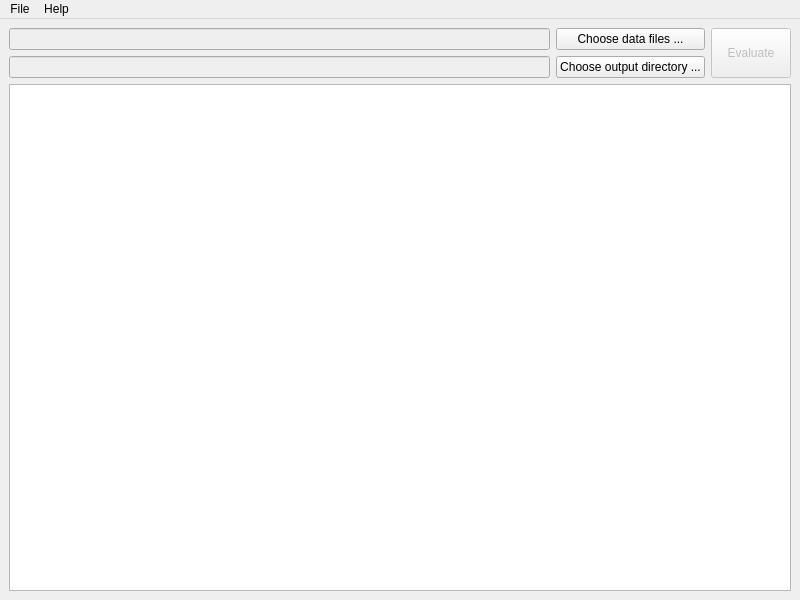
<?xml version="1.0" encoding="UTF-8"?>
<ui version="4.0">
 <class>MainWindow</class>
 <widget class="QMainWindow" name="MainWindow">
  <property name="geometry">
   <rect>
    <x>0</x>
    <y>0</y>
    <width>800</width>
    <height>600</height>
   </rect>
  </property>
  <property name="windowTitle">
   <string>Adicht data evaluation</string>
  </property>
  <widget class="QWidget" name="centralwidget">
   <layout class="QGridLayout" name="gridLayout">
    <item row="0" column="0">
     <widget class="QLineEdit" name="files_line_edit">
      <property name="enabled">
       <bool>false</bool>
      </property>
     </widget>
    </item>
    <item row="0" column="1">
     <widget class="QPushButton" name="choose_files_button">
      <property name="text">
       <string>Choose data files ...</string>
      </property>
     </widget>
    </item>
    <item row="1" column="0">
     <widget class="QLineEdit" name="output_directory_edit">
      <property name="enabled">
       <bool>false</bool>
      </property>
     </widget>
    </item>
    <item row="1" column="1">
     <widget class="QPushButton" name="choose_output_directory_button">
      <property name="text">
       <string>Choose output directory ...</string>
      </property>
     </widget>
    </item>
    <item row="2" column="0" colspan="3">
     <widget class="QTextBrowser" name="log_output"/>
    </item>
    <item row="0" column="2" rowspan="2">
     <widget class="QPushButton" name="evaluate_button">
      <property name="enabled">
       <bool>false</bool>
      </property>
      <property name="sizePolicy">
       <sizepolicy hsizetype="Minimum" vsizetype="Minimum">
        <horstretch>0</horstretch>
        <verstretch>0</verstretch>
       </sizepolicy>
      </property>
      <property name="text">
       <string>Evaluate</string>
      </property>
     </widget>
    </item>
   </layout>
  </widget>
  <widget class="QMenuBar" name="menubar">
   <property name="geometry">
    <rect>
     <x>0</x>
     <y>0</y>
     <width>800</width>
     <height>21</height>
    </rect>
   </property>
   <widget class="QMenu" name="menuFile">
    <property name="title">
     <string>File</string>
    </property>
    <addaction name="actionExit"/>
   </widget>
   <widget class="QMenu" name="menuHelp">
    <property name="title">
     <string>Help</string>
    </property>
    <addaction name="actionAbout_Qt"/>
   </widget>
   <addaction name="menuFile"/>
   <addaction name="menuHelp"/>
  </widget>
  <action name="actionExit">
   <property name="text">
    <string>Exit</string>
   </property>
  </action>
  <action name="actionAbout_Qt">
   <property name="text">
    <string>About Qt</string>
   </property>
  </action>
 </widget>
 <resources/>
 <connections/>
</ui>
